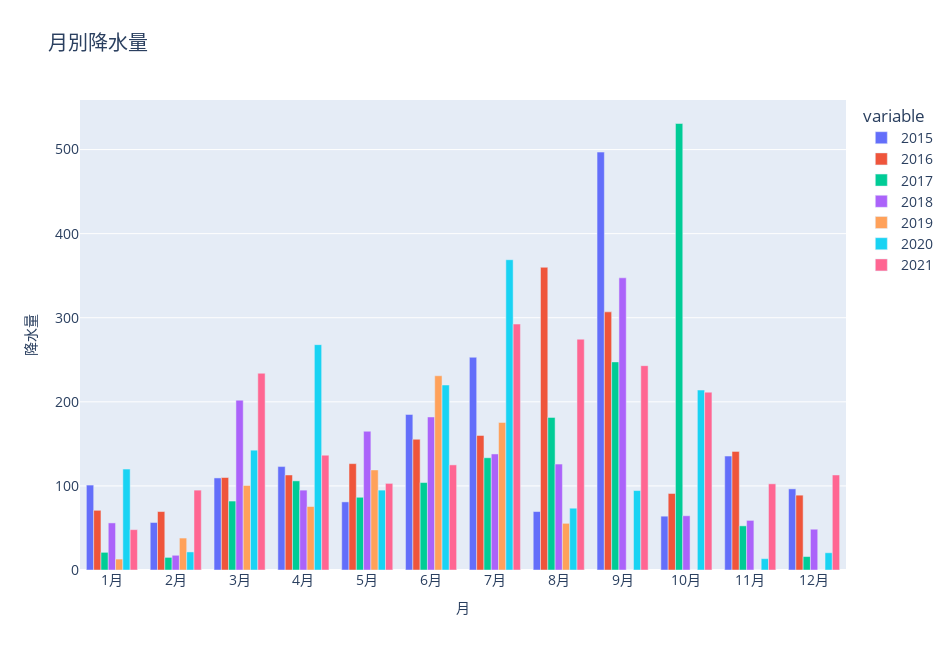

The cell this chart's notebook holds for it:
### Code cell
def plot_rain_amount(df, height=650, width=950, title='無題'):
    """ 降水量グラフ表示 """
    fig = px.bar(df, barmode='group', height=height, width=width, title=title)

    fig.update_layout(font_size=14, hoverlabel_font_size=14, hoverlabel_font_color='white',
                      xaxis_title='月', yaxis_title='降水量',
                      xaxis_title_font_size=14, yaxis_title_font_size=14)

    fig.show()


# 年月毎の合計降雨量（月で集約して合計する）
df_monthly_total = df.resample('M').sum()

# 読み込んだデータのスタート年と最終年を求める。
start_year = df_monthly_total.index.year.min()
last_year = df_monthly_total.index.year.max()

# 空のDataFrameを作成。
new_df = pd.DataFrame(index=[], columns=[])
# 月をIndexとするDataFrameを作成。
for y in range(start_year, last_year, 1):
    # 月をindexとする、月別降水量のDataFrameを作成
    df_name = create_year_df(df_monthly_total, y)

    # グラフ化するため、各年度で1月〜12月のデータをまとめる。
    new_df = pd.concat([new_df, df_name], axis=1)
    
# グラフ表示
plot_rain_amount(new_df, 650, 950, '月別降水量')

### Figure 1 — Plotly figure (JSON) as saved in the notebook; plotly's stock layout.template omitted (floating-point values rounded to 4 significant figures)
{"data": [{"alignmentgroup": "True", "hovertemplate": "variable=2015<br>index=%{x}<br>value=%{y}<extra></extra>", "legendgroup": "2015", "marker": {"color": "#636efa", "pattern": {"shape": ""}}, "name": "2015", "offsetgroup": "2015", "orientation": "v", "showlegend": true, "textposition": "auto", "type": "bar", "x": ["1月", "2月", "3月", "4月", "5月", "6月", "7月", "8月", "9月", "10月", "11月", "12月"], "xaxis": "x", "y": [101, 56.5, 109.5, 123, 81, 185, 253, 69.5, 497, 64, 135.5, 96.5], "yaxis": "y"}, {"alignmentgroup": "True", "hovertemplate": "variable=2016<br>index=%{x}<br>value=%{y}<extra></extra>", "legendgroup": "2016", "marker": {"color": "#EF553B", "pattern": {"shape": ""}}, "name": "2016", "offsetgroup": "2016", "orientation": "v", "showlegend": true, "textposition": "auto", "type": "bar", "x": ["1月", "2月", "3月", "4月", "5月", "6月", "7月", "8月", "9月", "10月", "11月", "12月"], "xaxis": "x", "y": [71, 69.5, 110, 113, 126.5, 155.5, 160, 360, 307, 91, 141, 89], "yaxis": "y"}, {"alignmentgroup": "True", "hovertemplate": "variable=2017<br>index=%{x}<br>value=%{y}<extra></extra>", "legendgroup": "2017", "marker": {"color": "#00cc96", "pattern": {"shape": ""}}, "name": "2017", "offsetgroup": "2017", "orientation": "v", "showlegend": true, "textposition": "auto", "type": "bar", "x": ["1月", "2月", "3月", "4月", "5月", "6月", "7月", "8月", "9月", "10月", "11月", "12月"], "xaxis": "x", "y": [21, 15, 82, 106, 86.5, 104, 133.5, 181.5, 247.5, 531, 52.5, 16], "yaxis": "y"}, {"alignmentgroup": "True", "hovertemplate": "variable=2018<br>index=%{x}<br>value=%{y}<extra></extra>", "legendgroup": "2018", "marker": {"color": "#ab63fa", "pattern": {"shape": ""}}, "name": "2018", "offsetgroup": "2018", "orientation": "v", "showlegend": true, "textposition": "auto", "type": "bar", "x": ["1月", "2月", "3月", "4月", "5月", "6月", "7月", "8月", "9月", "10月", "11月", "12月"], "xaxis": "x", "y": [56, 17.5, 202, 95, 165, 182, 138, 126, 347.5, 64.5, 59, 48.5], "yaxis": "y"}, {"alignmentgroup": "True", "hovertemplate": "variable=2019<br>index=%{x}<br>value=%{y}<extra></extra>", "legendgroup": "2019", "marker": {"color": "#FFA15A", "pattern": {"shape": ""}}, "name": "2019", "offsetgroup": "2019", "orientation": "v", "showlegend": true, "textposition": "auto", "type": "bar", "x": ["1月", "2月", "3月", "4月", "5月", "6月", "7月", "8月", "9月", "10月", "11月", "12月"], "xaxis": "x", "y": [13, 38, 100.5, 75.5, 119, 231, 175.5, 55.5, 0, 0, 0, 0], "yaxis": "y"}, {"alignmentgroup": "True", "hovertemplate": "variable=2020<br>index=%{x}<br>value=%{y}<extra></extra>", "legendgroup": "2020", "marker": {"color": "#19d3f3", "pattern": {"shape": ""}}, "name": "2020", "offsetgroup": "2020", "orientation": "v", "showlegend": true, "textposition": "auto", "type": "bar", "x": ["1月", "2月", "3月", "4月", "5月", "6月", "7月", "8月", "9月", "10月", "11月", "12月"], "xaxis": "x", "y": [120, 21.5, 142.5, 268, 95, 220, 369, 73.5, 94.5, 214, 13.5, 20.5], "yaxis": "y"}, {"alignmentgroup": "True", "hovertemplate": "variable=2021<br>index=%{x}<br>value=%{y}<extra></extra>", "legendgroup": "2021", "marker": {"color": "#FF6692", "pattern": {"shape": ""}}, "name": "2021", "offsetgroup": "2021", "orientation": "v", "showlegend": true, "textposition": "auto", "type": "bar", "x": ["1月", "2月", "3月", "4月", "5月", "6月", "7月", "8月", "9月", "10月", "11月", "12月"], "xaxis": "x", "y": [48, 95, 234, 136.5, 103, 125, 292.5, 274.5, 243, 211.5, 102.5, 113], "yaxis": "y"}], "layout": {"barmode": "group", "font": {"size": 14}, "height": 650, "hoverlabel": {"font": {"color": "white", "size": 14}}, "legend": {"title": {"text": "variable"}, "tracegroupgap": 0}, "title": {"text": "月別降水量"}, "width": 950, "xaxis": {"anchor": "y", "autorange": true, "domain": [0, 1], "range": [-0.5, 11.5], "title": {"font": {"size": 14}, "text": "月"}, "type": "category"}, "yaxis": {"anchor": "x", "autorange": true, "domain": [0, 1], "range": [0, 558.9], "title": {"font": {"size": 14}, "text": "降水量"}, "type": "linear"}}}
